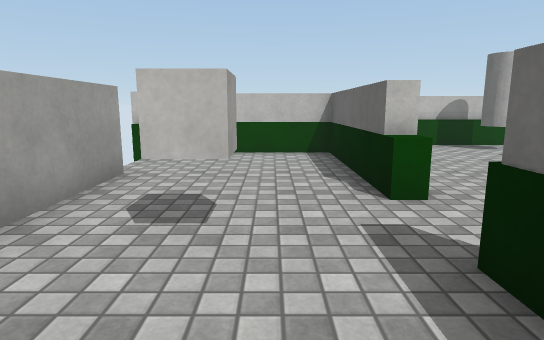
View 1 (above)

16 first-person views from a walk through a Unity game level. The camera is 1.2 m above the floor, tilts 10° down and sees 75° across. The floor is counted in squares, 1 m on a side. Each view is taken from the middle of a square. On the plan, view 1 faces up. The plan holds only what a view shows up to about 14 squares ahead; the rest is blank. The place goes on beyond the plan. The player is left out. Surface patterns are stand-ins for the level's own textures.

View 2
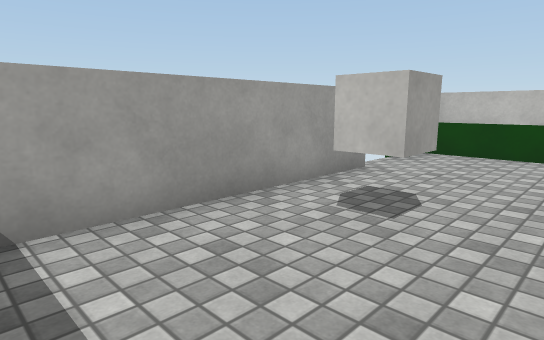

View 3
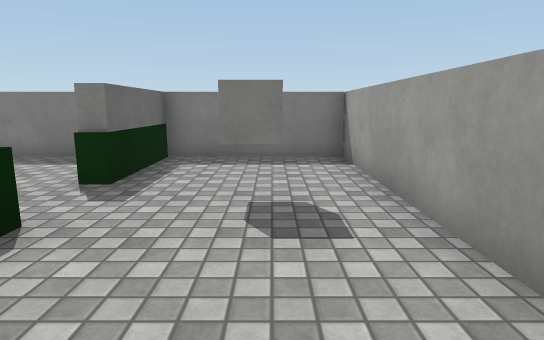

View 4
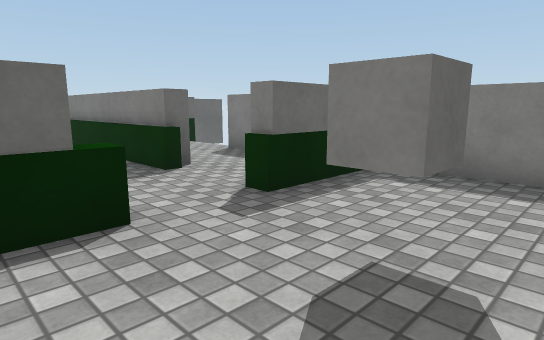

View 5
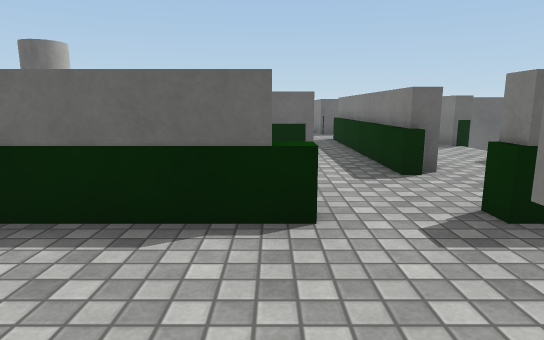

View 6
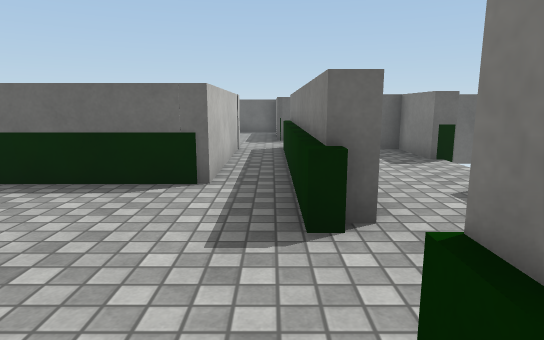

View 7
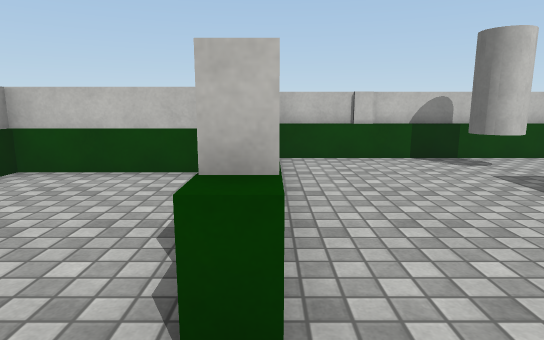

View 8
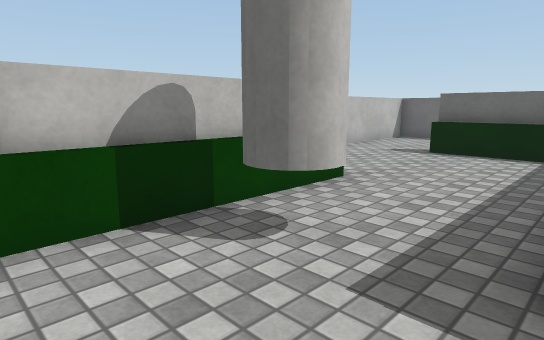

View 9
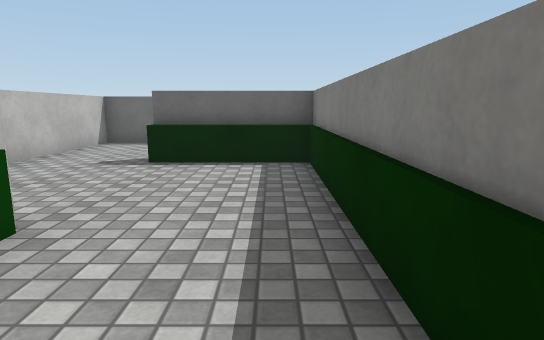

View 10
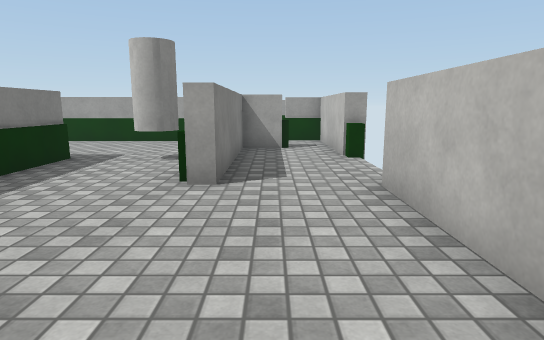

View 11
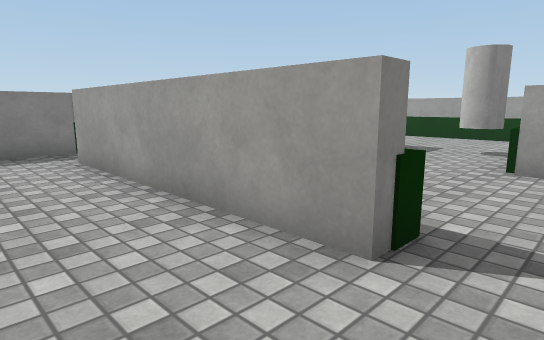

View 12
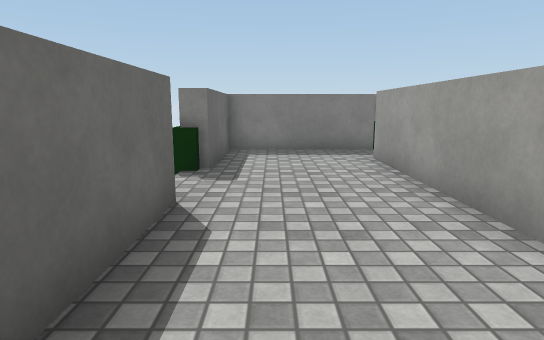

View 13
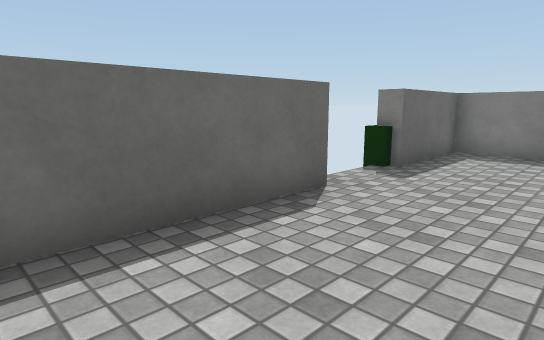

View 14
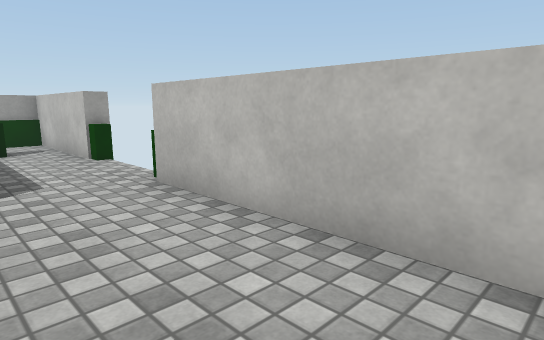

View 15
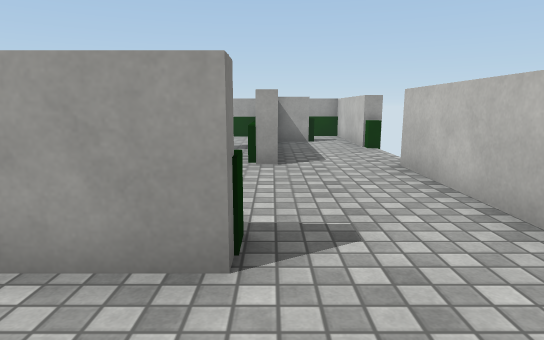

View 16
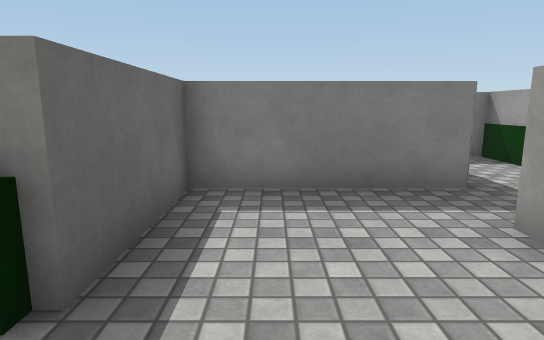

### Floor plan
Points are (right, up) in squares from view 1. A wall is a line through its corners. A room is listed if a view was taken in it or the views show most of it. See-through windows are left out.
Room 1 (views 1, 2, 3, 4, 5, 6)
walls: (-2.7, 6.5) (-2.7, -0.6) (1.6, -0.6) (1.6, 2.4); (1.6, 4.5) (1.6, 9.6) (-2.7, 9.6) (-2.7, 9.1)
ways out: opening at (2, 3.5) to room 2
objects: other object (-1, 3)
Room 2 (views 7, 8, 9, 10, 11, 12, 13, 14, 15, 16)
walls: (6.5, 8.1) (14.1, 8.1) (14.1, 11.8); (13.8, 11.7) (14.6, 11.7) (14.6, 4.5); (6.5, 14.7) (1.7, 14.7) (1.7, 13.4); (4.4, 13.6) (4.4, 12.1) (9.5, 12.1) (9.5, 11.7) (2.1, 11.7); (6.5, 4) (6.5, 7.4); (2, 10.4) (2, 5.4); (14.1, 2.8) (18.2, 2.8) (18.2, 6.3); (18.2, 8.5) (18.2, 14.7) (9.5, 14.7); (18.2, 6) (18.9, 6); (4.6, 2.4) (11.9, 2.4); (2.1, 5) (1.5, 5); (1.6, 2.4) (2.1, 2.4)
low walls: (8.5, 11.5) (8, 11.5); (7.5, 11.5) (2.1, 11.5); (13.8, 8.1) (13.8, 11.7); (18.2, 6.3) (19, 6.3); (2.1, 4.5) (1.6, 4.5); (4.3, 2.2) (4.3, 2.8) (10.5, 2.8)
ways out: opening at (2, 3.5) to room 1; opening at (3, 2) to room 3; gap at (9, 15)
objects: cylinder (6, 10) to (7, 11)
Room 3 (no view inside)
walls: (4.6, 1.9) (4.6, 2.4); (3.6, -0.6) (6.5, -0.6); (9.2, -0.6) (11.3, -0.6) (11.3, -0.1)
ways out: opening at (3, 2) to room 2; gap at (9, -1)

Positions as (right, up) in squares from view 1, and headings:
1: (0, 0), facing up
2: (1, 0), facing up-left
3: (-1, 8), facing down
4: (-2, 6), facing down-right
5: (-2, 5), facing right
6: (1, 3), facing right
7: (2, 3), facing up
8: (4, 8), facing up-right
9: (6, 9), facing right
10: (15, 13), facing left
11: (17, 13), facing down-left
12: (17, 13), facing down
13: (15, 13), facing down-right
14: (15, 12), facing up-left
15: (17, 12), facing left
16: (17, 8), facing down
